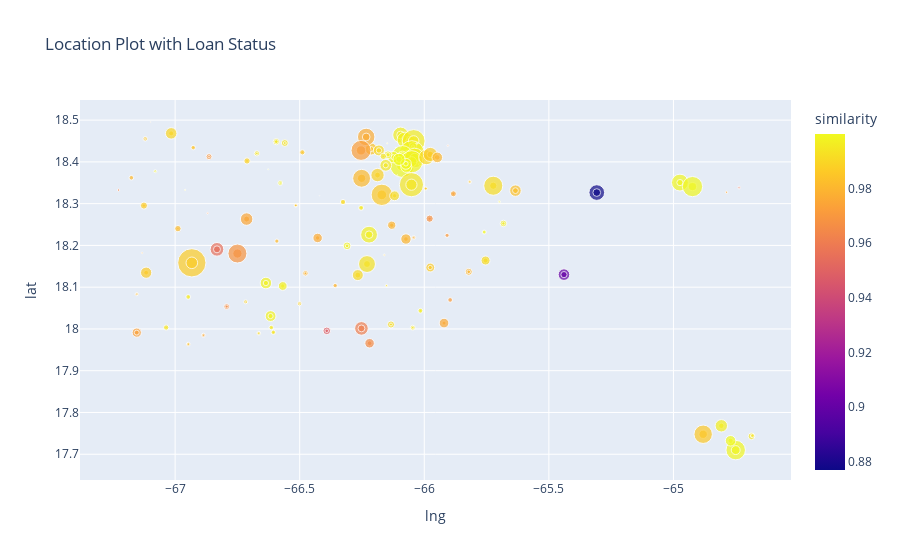

Write notebook code for a chart like this one.
### Code cell
fig = px.scatter(df6, x="lng", y="lat", color="similarity",size='count', title="Location Plot with Loan Status")
fig.show()

### Figure 1 — Plotly figure (JSON) as saved in the notebook; plotly's stock layout.template omitted (floating-point values rounded to 4 significant figures; data arrays with more than 128 entries replaced by an {"elided": "..."} marker saying what was removed)
{"data": [{"hovertemplate": "lng=%{x}<br>lat=%{y}<br>count=%{marker.size}<br>similarity=%{marker.color}<extra></extra>", "legendgroup": "", "marker": {"color": {"elided": "254 float values"}, "coloraxis": "coloraxis", "size": {"elided": "254 int values"}, "sizemode": "area", "sizeref": 5.34, "symbol": "circle"}, "mode": "markers", "name": "", "orientation": "v", "showlegend": false, "type": "scatter", "x": {"elided": "254 float values"}, "xaxis": "x", "y": {"elided": "254 float values"}, "yaxis": "y"}], "layout": {"coloraxis": {"colorbar": {"title": {"text": "similarity"}}, "colorscale": [[0, "#0d0887"], [0.1111, "#46039f"], [0.2222, "#7201a8"], [0.3333, "#9c179e"], [0.4444, "#bd3786"], [0.5556, "#d8576b"], [0.6667, "#ed7953"], [0.7778, "#fb9f3a"], [0.8889, "#fdca26"], [1, "#f0f921"]]}, "legend": {"itemsizing": "constant", "tracegroupgap": 0}, "title": {"text": "Location Plot with Loan Status"}, "xaxis": {"anchor": "y", "domain": [0, 1], "title": {"text": "lng"}}, "yaxis": {"anchor": "x", "domain": [0, 1], "title": {"text": "lat"}}}}
